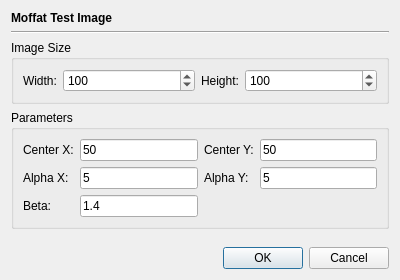
<?xml version="1.0" encoding="UTF-8"?>
<ui version="4.0">
 <class>MoffatTestImageDialog</class>
 <widget class="QDialog" name="MoffatTestImageDialog">
  <property name="geometry">
   <rect>
    <x>0</x>
    <y>0</y>
    <width>400</width>
    <height>280</height>
   </rect>
  </property>
  <property name="windowTitle">
   <string>Dialog</string>
  </property>
  <layout class="QVBoxLayout" name="verticalLayout">
   <item>
    <widget class="QLabel" name="label">
     <property name="font">
      <font>
       <bold>true</bold>
      </font>
     </property>
     <property name="text">
      <string>Moffat Test Image</string>
     </property>
    </widget>
   </item>
   <item>
    <widget class="Line" name="line">
     <property name="orientation">
      <enum>Qt::Orientation::Horizontal</enum>
     </property>
    </widget>
   </item>
   <item>
    <widget class="QGroupBox" name="groupBox">
     <property name="title">
      <string>Image Size</string>
     </property>
     <layout class="QGridLayout" name="gridLayout_2">
      <item row="0" column="2">
       <widget class="QLabel" name="label_3">
        <property name="sizePolicy">
         <sizepolicy hsizetype="Maximum" vsizetype="Preferred">
          <horstretch>0</horstretch>
          <verstretch>0</verstretch>
         </sizepolicy>
        </property>
        <property name="text">
         <string>Height:</string>
        </property>
       </widget>
      </item>
      <item row="0" column="0">
       <widget class="QLabel" name="label_2">
        <property name="sizePolicy">
         <sizepolicy hsizetype="Maximum" vsizetype="Preferred">
          <horstretch>0</horstretch>
          <verstretch>0</verstretch>
         </sizepolicy>
        </property>
        <property name="text">
         <string>Width:</string>
        </property>
       </widget>
      </item>
      <item row="0" column="1">
       <widget class="QSpinBox" name="widthBox">
        <property name="minimum">
         <number>20</number>
        </property>
        <property name="maximum">
         <number>10000</number>
        </property>
        <property name="value">
         <number>100</number>
        </property>
       </widget>
      </item>
      <item row="0" column="3">
       <widget class="QSpinBox" name="heightBox">
        <property name="minimum">
         <number>20</number>
        </property>
        <property name="maximum">
         <number>10000</number>
        </property>
        <property name="value">
         <number>100</number>
        </property>
       </widget>
      </item>
     </layout>
    </widget>
   </item>
   <item>
    <widget class="QGroupBox" name="groupBox_1">
     <property name="title">
      <string>Parameters</string>
     </property>
     <layout class="QGridLayout" name="gridLayout">
      <item row="0" column="0">
       <widget class="QLabel" name="label_4">
        <property name="text">
         <string>Center X:</string>
        </property>
       </widget>
      </item>
      <item row="0" column="3">
       <widget class="QLineEdit" name="centerYField">
        <property name="text">
         <string>50</string>
        </property>
       </widget>
      </item>
      <item row="2" column="0">
       <widget class="QLabel" name="label_6">
        <property name="text">
         <string>Alpha X:</string>
        </property>
       </widget>
      </item>
      <item row="0" column="2">
       <widget class="QLabel" name="label_5">
        <property name="text">
         <string>Center Y:</string>
        </property>
       </widget>
      </item>
      <item row="0" column="1">
       <widget class="QLineEdit" name="centerXField">
        <property name="text">
         <string>50</string>
        </property>
       </widget>
      </item>
      <item row="2" column="1">
       <widget class="QLineEdit" name="alphaXField">
        <property name="text">
         <string>5</string>
        </property>
       </widget>
      </item>
      <item row="3" column="0">
       <widget class="QLabel" name="label_7">
        <property name="text">
         <string>Beta:</string>
        </property>
       </widget>
      </item>
      <item row="3" column="1">
       <widget class="QLineEdit" name="betaField">
        <property name="text">
         <string>1.4</string>
        </property>
       </widget>
      </item>
      <item row="2" column="2">
       <widget class="QLabel" name="label_8">
        <property name="text">
         <string>Alpha Y:</string>
        </property>
       </widget>
      </item>
      <item row="2" column="3">
       <widget class="QLineEdit" name="alphaYField">
        <property name="text">
         <string>5</string>
        </property>
       </widget>
      </item>
     </layout>
    </widget>
   </item>
   <item>
    <spacer name="verticalSpacer">
     <property name="orientation">
      <enum>Qt::Orientation::Vertical</enum>
     </property>
     <property name="sizeHint" stdset="0">
      <size>
       <width>20</width>
       <height>40</height>
      </size>
     </property>
    </spacer>
   </item>
   <item>
    <widget class="QDialogButtonBox" name="buttonBox">
     <property name="orientation">
      <enum>Qt::Orientation::Horizontal</enum>
     </property>
     <property name="standardButtons">
      <set>QDialogButtonBox::StandardButton::Cancel|QDialogButtonBox::StandardButton::Ok</set>
     </property>
    </widget>
   </item>
  </layout>
 </widget>
 <tabstops>
  <tabstop>widthBox</tabstop>
  <tabstop>heightBox</tabstop>
  <tabstop>centerXField</tabstop>
  <tabstop>centerYField</tabstop>
  <tabstop>alphaXField</tabstop>
  <tabstop>alphaYField</tabstop>
  <tabstop>betaField</tabstop>
 </tabstops>
 <resources/>
 <connections>
  <connection>
   <sender>buttonBox</sender>
   <signal>accepted()</signal>
   <receiver>MoffatTestImageDialog</receiver>
   <slot>accept()</slot>
   <hints>
    <hint type="sourcelabel">
     <x>248</x>
     <y>254</y>
    </hint>
    <hint type="destinationlabel">
     <x>157</x>
     <y>274</y>
    </hint>
   </hints>
  </connection>
  <connection>
   <sender>buttonBox</sender>
   <signal>rejected()</signal>
   <receiver>MoffatTestImageDialog</receiver>
   <slot>reject()</slot>
   <hints>
    <hint type="sourcelabel">
     <x>316</x>
     <y>260</y>
    </hint>
    <hint type="destinationlabel">
     <x>286</x>
     <y>274</y>
    </hint>
   </hints>
  </connection>
 </connections>
</ui>
